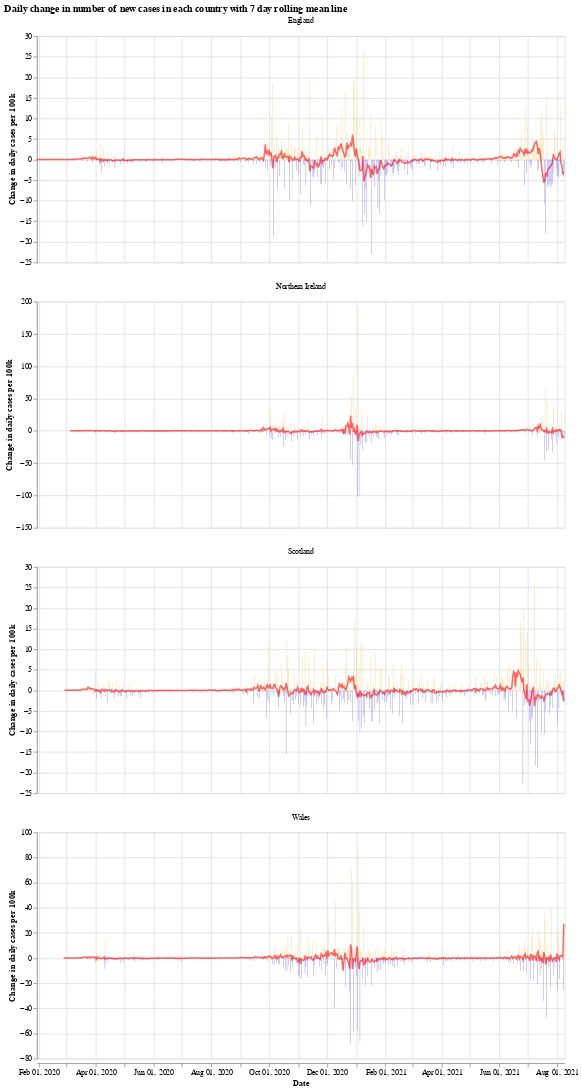

The code cell stored with this chart in its notebook:
### Markdown cell above
We will use the Python library `Altair` for visualising the data, see the [altair docs](https://altair-viz.github.io/) for more information.

First we have a graph which shows the daily change in the number of new cases for each country. This number jumps up and down all over the place, which is likely due to delay in reporting of new cases over the weekend. Another interesting thing is that it looks like the daily cases in Wales experienced a much shorter period of calm over the summer (calm in the sense of daily cases not jumping up and down).

The orange bars are days when the number of new cases (per 100k population) was more than the previous day, while the blue are days when the number of new cases dropped. The red line is the 7 day moving average. 

When the moving average line is below 0, it means that there is a consistent drop in new cases. We can see this clearly happening around the times that lockdowns were introduced (though, to varying degrees). I will update the graphs soon with a marker of when each lockdown started.

### Code cell
# collapse
import altair as alt

bars = alt.Chart(uk_cases).mark_bar().encode(
    x=alt.X("yearmonthdate(date):T", axis=alt.Axis(title='Date')),
    y=alt.Y("casesChangeRate:Q", axis=alt.Axis(title='Change in daily cases per 100k')),
    tooltip='casesChange',
    color=alt.condition(
        alt.datum.casesChangeRate > 0,
        alt.value("orange"),  # The positive color
        alt.value("blue")  # The negative color
    )
).properties(title='Daily change in number of new cases with 7 day rolling mean',width=700).interactive()

line = alt.Chart(uk_cases).mark_line(
    color='red',
    size=2,
    opacity=0.6
).transform_window(
    rolling_mean='mean(casesChangeRate)',
    frame=[0, 7],
    groupby=['areaName']
).encode(
    x='yearmonthdate(date):T',
    y='rolling_mean:Q'
)

alt.layer(bars, line, data=uk_cases).facet(alt.Column(
    'areaName', title=''), columns=1).resolve_scale(y='independent').properties(title='Daily change in number of new cases in each country with 7 day rolling mean line')

### Figure 1 — Vega-Lite specification as saved in the notebook (floating-point values rounded to 4 significant figures; data arrays with more than 128 entries replaced by an {"elided": "..."} marker saying what was removed)
{"config": {"view": {"continuousWidth": 400, "continuousHeight": 300}}, "data": {"name": "data-a6bace4b1098170d68e36bce6de17371"}, "facet": {"type": "nominal", "field": "areaName", "title": ""}, "spec": {"layer": [{"mark": "bar", "encoding": {"color": {"condition": {"value": "orange", "test": "(datum.casesChangeRate > 0)"}, "value": "blue"}, "tooltip": {"type": "quantitative", "field": "casesChange"}, "x": {"type": "temporal", "axis": {"title": "Date"}, "field": "date", "timeUnit": "yearmonthdate"}, "y": {"type": "quantitative", "axis": {"title": "Change in daily cases per 100k"}, "field": "casesChangeRate"}}, "selection": {"selector001": {"type": "interval", "bind": "scales", "encodings": ["x", "y"]}}, "title": "Daily change in number of new cases with 7 day rolling mean", "width": 700}, {"mark": {"type": "line", "color": "red", "opacity": 0.6, "size": 2}, "encoding": {"x": {"type": "temporal", "field": "date", "timeUnit": "yearmonthdate"}, "y": {"type": "quantitative", "field": "rolling_mean"}}, "transform": [{"window": [{"op": "mean", "field": "casesChangeRate", "as": "rolling_mean"}], "frame": [0, 7], "groupby": ["areaName"]}]}]}, "columns": 1, "resolve": {"scale": {"y": "independent"}}, "title": "Daily change in number of new cases in each country with 7 day rolling mean line", "$schema": "https://vega.github.io/schema/vega-lite/v4.8.1.json", "datasets": {"data-a6bace4b1098170d68e36bce6de17371": {"elided": "2136 records"}}}
